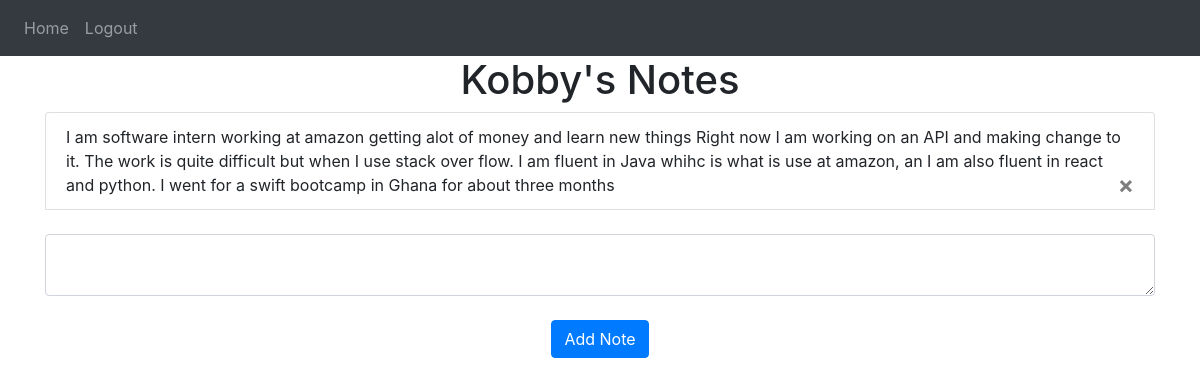
The app's page / (signed in) with its own data.
### website/models.py (models this page shows)
class User(db.Model, UserMixin):
    id = db.Column(db.Integer, primary_key=True)
    email = db.Column(db.String(150), unique=True)
    password = db.Column(db.String(150))
    first_name = db.Column(db.String(150))
    notes = db.relationship('Note')

class Note(db.Model):
    id = db.Column(db.Integer, primary_key=True)
    data = db.Column(db.String(10000))
    date = db.Column(db.DateTime(timezone=True), default=func.now())
    user_id = db.Column(db.Integer, db.ForeignKey('user.id'))

### website/views.py (the view, shortened to what this page needs)
@views.route('/', methods=['GET', 'POST'])
@login_required
def home():
    return render_template("home.html", user=current_user)

### website/__init__.py (called while the page is built)
def create_app():
    app = Flask(__name__)
    app.config['SECRET_KEY'] = 'niggahiga'
    app.config['SQLALCHEMY_DATABASE_URI'] = f'sqlite:///{DB_NAME}'
    app.config['SQLALCHEMY_TRACK_MODIFICATIONS'] = False
    db.init_app(app)
    from .auth import auth
    from .views import views
    app.register_blueprint(views, url_prefix="/")
    app.register_blueprint(auth, url_prefix="/")
    from .models import User, Note
    create_database(app)
    login_manager = LoginManager()
    login_manager.login_view = 'auth.login'
    login_manager.init_app(app)
    @login_manager.user_loader
    def load_user(id):
        return User.query.get(int(id))
    return app

### website/templates/home.html
{% extends "base.html" %} {% block title %}Home{% endblock %}
{% block content%}
<h1 align="center"> {{user.first_name}}'s Notes</h1>
<ul class="list-group" id="notes">
    {% for note in user.notes %}
    <li class="list-group-item">
        {{ note.data }}
        <button type="button" class="close" onClick="deleteNote( {{ note.id }} )">
            <span aria-hidden="true">&times;</span>
        </button>
    </li>
    <br>
    {% endfor %}
</ul>
<form method="POST">
    <textarea name="note" id="note" class="form-control"></textarea>
    <br />
    <div align="center">
         <button type="submit" class="btn btn-primary">Add Note</button>
    </div>
</form>
{% endblock %}

### records on screen
User: first_name "Kobby"
Note: data "I am software intern working at amazon getting alot of money and learn new things Right now I am working on an API and making change to it. The work is quite difficult but when I use stack over flow. I am fluent in Java whihc is what is use at amazon, an I am also fluent in react and python. I went for a swift bootcamp in Ghana for about three months"
